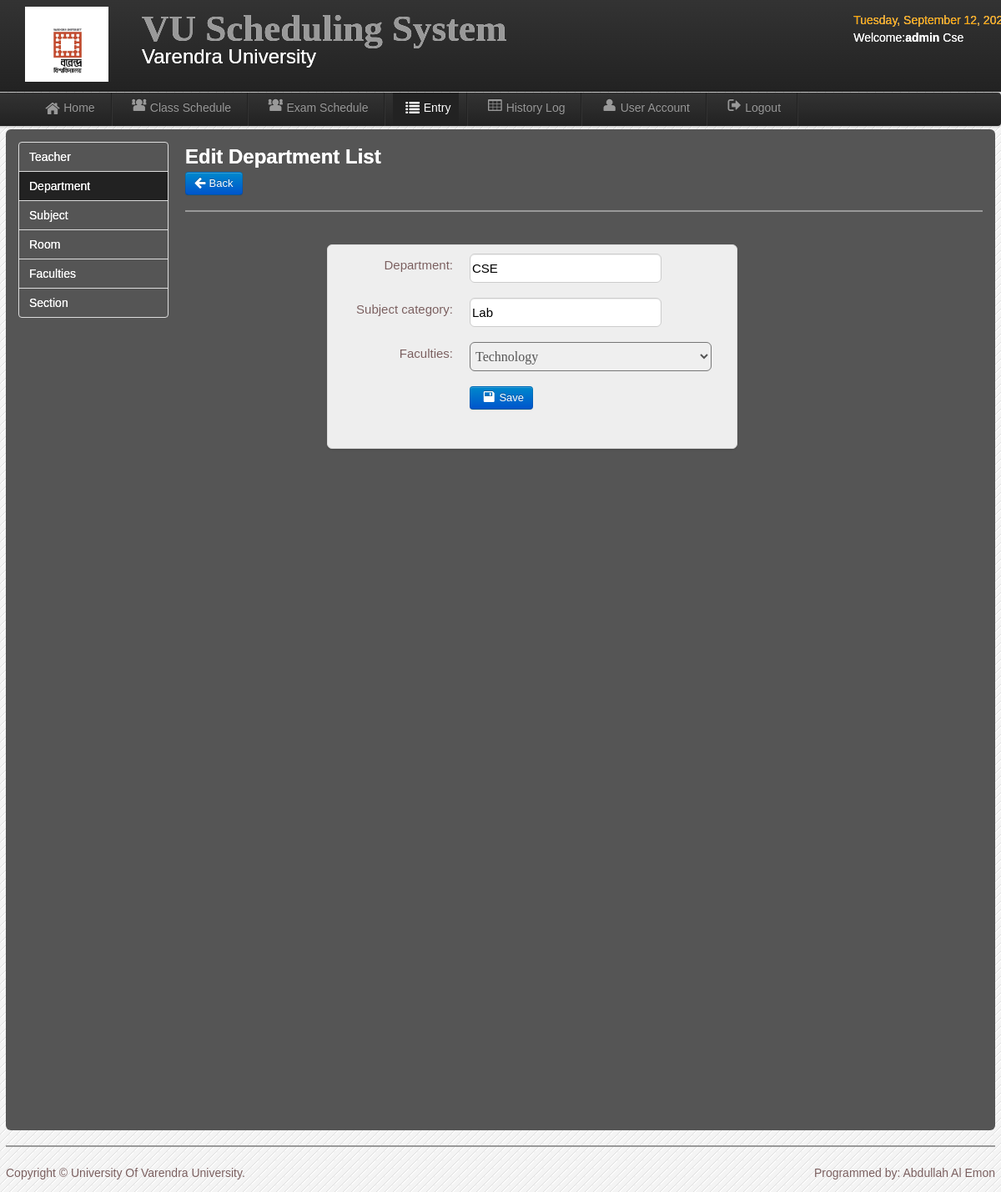
The page /admin/update_course.php?id=6 (signed in) on the database its author committed.
### tables this page shows
CREATE TABLE `users` (
  `User_id` int(11) NOT NULL,
  `UserName` varchar(20) NOT NULL,
  `Password` varchar(20) NOT NULL,
  `User_Type` varchar(20) NOT NULL,
  `FirstName` varchar(30) NOT NULL,
  `LastName` varchar(30) NOT NULL,
  `College` varchar(20) NOT NULL
);

CREATE TABLE `course` (
  `course_id` int(11) NOT NULL,
  `course_year_section` varchar(100) NOT NULL,
  `Department` varchar(100) NOT NULL,
  `major` varchar(100) NOT NULL
);

### admin/session.php (called while the page is built, shortened)
<?php
        $id_session=$_SESSION['id'];
?>

### admin/update_course.php (the view, shortened to what this page needs)
<?php include('session.php');include('header.php');include('dbcon.php');
$get_id=$_GET['id'];
 ?>
<body>
<?php include('nav-top1.php'); ?>
    <div class="navbar navbar-fixed-top1">
    <div class="navbar-inner">
    <div class="container">
	<div class="marg">
    <ul class="nav">
  <li>
    <a href="home.php"><i class="icon-home icon-large"></i>Home</a>
  </li>
   <li class="divider-vertical"></li>
  <li><a href="schedule.php"><i class="icon-group icon-large"></i>Class Schedule</a></li>
   <li class="divider-vertical"></li>
    <li><a href="exam_schedule.php"><i class="icon-group icon-large"></i>Exam Schedule</a></li>
   <li class="divider-vertical"></li>
  <li class="active"><a href="record.php"><i class="icon-list icon-large"></i>Entry</a></li>
   <li class="divider-vertical"></li>
  <li><a href="history_log.php"><i class="icon-table icon-large"></i>History Log</a></li>
     <li class="divider-vertical"></li>
  <li><a href="user_account.php"><i class="icon-user icon-large"></i>User Account</a></li>
  <li class="divider-vertical"></li>
  <li><a id="logout" data-toggle="modal" href="#myModal"><i class="icon-signout icon-large"></i>Logout</a></li>
   <li class="divider-vertical"></li>
</ul>
    </div>
    </div>
    </div>
    </div>
<div class="wrapper">
<div id="element" class="hero-body">
<div class="left-nav">
<ul class="nav nav-tabs nav-stacked">
  <li><a href="record.php"><font color="white">Teacher</font></a></li>
  <li class="active"><a href="course.php"><font color="white">Department</font></a></li>
  <li><a href="subject.php"><font color="white">Subject</font></a></li>
  <li><a href="room.php"><font color="white">Room</font></a></li>
  <li><a href="department.php"><font color="white">Faculties</font></a></li>
  <li><a href="shool_year.php"><font color="white">Section</font></a></li>
</ul>
</div>
<div class="right-nav-content">
<h2><font color="white">Edit Department List</font></h2>
	<a class="btn btn-primary"  href="course.php">  <i class=" icon-arrow-left icon-large"></i>&nbsp;Back</a>
	<hr>
	<?php
	$result=mysqli_query($conn,"select * from course where course_id='$get_id'")or die (mysqli_query($conn,));
	$row=mysqli_fetch_array($result);
	?>
	<form id="save_voter" class="form-horizontal" method="POST" action="save_update_course.php">
    <fieldset>
	<div class="add_subject">
	<ul class="thumbnails_new_voter">
    <li class="span3">
    <div class="thumbnail_new_voter">
	<div class="control-group">
    <label class="control-label" for="input01">Department:</label>
    <div class="controls">
    <input type="text" name="CYS" class="CYS" value="<?php echo $row['course_year_section'];?>" id="span900">
    </div>
    </div>
	<div class="control-group">
    <label class="control-label" for="input01">Subject category:</label>
    <div class="controls">
    <input type="text" name="Major" class="Major" value="<?php echo $row['major'];?>" id="span900">
    </div>
    </div>
	<div class="control-group">
    <label class="control-label" for="input01">Faculties:</label>
    <div class="controls">
   <select name="Department" class="Department" id="span9000">
	<option><?php echo $row['Department'];?></option>
	</select>
    </div>
    </div>
	<div class="control-group">
	<div class="control-group">
    <div class="controls">
	<button id="save_voter" class="btn btn-primary" name="save"><i class="icon-save icon-large"></i>Save</button>
    </div>
    </div>
    </fieldset>
    </form>
</div>
	</div>
<?php include('footer.php');?>
</div>
</body>

### admin/nav-top1.php
	<div class="navbar navbar-fixed-top">
	<div class="navbar-inner">
	<div class="container">
		<a class="branded">
		<img src="img/vu.jpg" width="100" height="90">
 	</a>
	<a class="brand">
	 <h1>VU Scheduling System</h1>
	 <div class="chmsc_nav"><font size="5" style="Bookman Old Style" color="white">Varendra University</font></div>
 	</a>
<div class="time_top">
<font color="orange">
  <?php
 $Today=date('y:m:d');
$new=date('l, F d, Y',strtotime($Today));
echo $new; ?>
</font>
<?php
$logout_query=mysqli_query($conn,"select * from users where User_id=$id_session");
$row=mysqli_fetch_array($logout_query);
$type=$row['User_Type'];
?>
<p><font color="white">Welcome:<b><?php echo $type;?></b>
<?php echo $row['College'] ?></p></font>
</div>
	</div>
	</div>
	</div>

### admin/css/style.css (style rules this page uses)
* { margin:0; padding:0; }
body { font-family:"Trebuchet MS", "Myriad Pro", Arial, sans-serif; font-size:14px; background:#f4f4f4 url(../img/bg.gif) repeat top left; color:rgb(121, 94, 94); text-shadow:0px 0px 0px #fff;; }
h1 { font-size:45px; }
a { color:#777; }
p { padding:5px 0px; }
.wrapper { width:1186px; margin:10px auto; min-height:550px; }

### rows shown on the page
users: User_Type "admin", College "Cse"
course: CYS "CSE", Major "Lab", Department "Technology"
